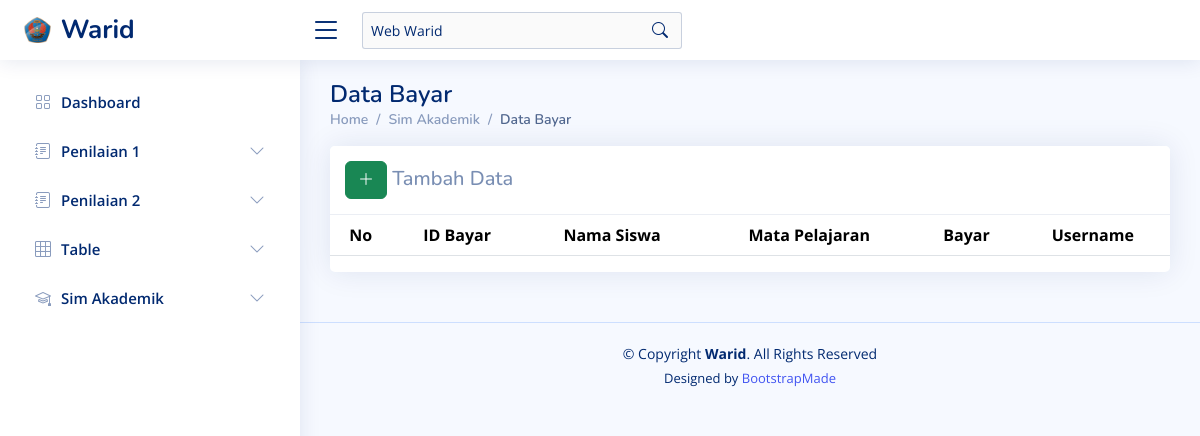
The app's page /?page=bayar, older data.
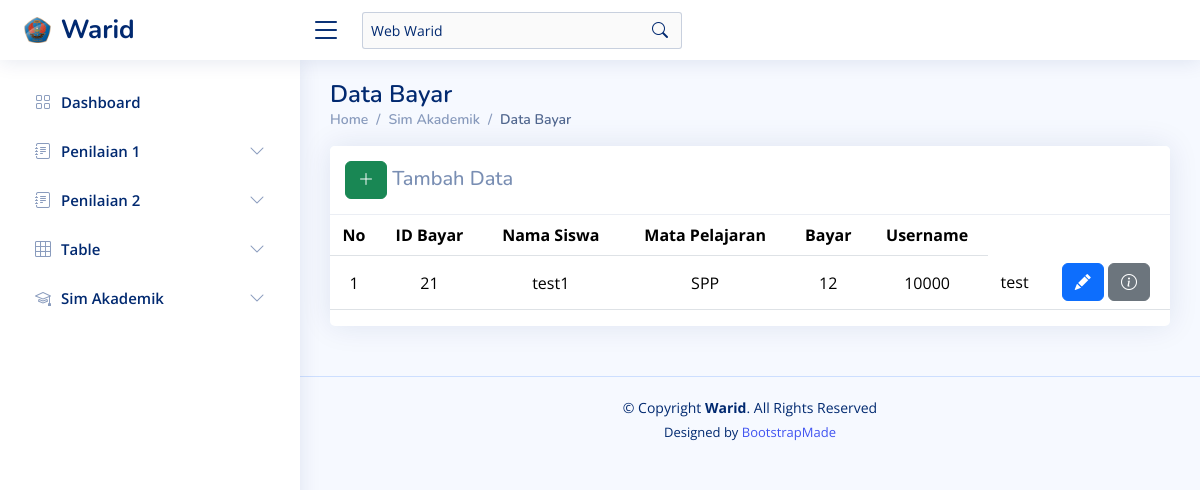
The same page, newer data.
### tables this page shows
CREATE TABLE `tb_bayar` (
  `id_bayar` int(4) NOT NULL,
  `nis` int(11) NOT NULL,
  `jenis` enum('SPP','Tabungan','Extra') NOT NULL,
  `bulan` int(20) NOT NULL,
  `jumlah` int(10) NOT NULL,
  `id_user` int(2) NOT NULL
);

CREATE TABLE `tb_siswa` (
  `nis` int(6) NOT NULL,
  `nama` varchar(100) NOT NULL,
  `id_kelas` int(4) NOT NULL,
  `jk` smallint(2) NOT NULL,
  `user` varchar(100) NOT NULL,
  `pass` varchar(200) NOT NULL,
  `foto` varchar(100) NOT NULL
);

CREATE TABLE `tb_user` (
  `id_user` int(2) NOT NULL,
  `user` varchar(502) NOT NULL,
  `pass` varchar(200) NOT NULL,
  `lvl` enum('admin','petugas','wakasek','walikelas') NOT NULL
);

### assets/components/sim_akademik_warid/bayar.php (the view, shortened to what this page needs)
<?php
$pageName = 'bayar';
?>
<main id="main" class="main">
    <div class="pagetitle">
        <h1>Data Bayar</h1>
        <nav>
            <ol class="breadcrumb">
                <li class="breadcrumb-item"><a href="?page=dashboard">Home</a></li>
                <li class="breadcrumb-item">Sim Akademik</li>
                <li class="breadcrumb-item active">Data Bayar</li>
            </ol>
        </nav>
    </div>
    <section class="section">
        <div class="row">
            <div class="col-lg-12">
                <div class="card">
                    <h5 class="card-header d-flex">
                        <span class="col-sm-6"><a href="?page=<?php echo $pageName ?>&alert=add_data" class="btn btn-success"><i class="bi bi-plus-lg"></i></a> Tambah Data</span>
                    </h5>
                    <div class="table-responsive text-nowrap">
                        <table class="table table-hover">
                            <thead>
                                <tr>
                                    <th>No</th>
                                    <th>ID Bayar</th>
                                    <th>Nama Siswa</th>
                                    <th>Mata Pelajaran</th>
                                    <th>Bayar</th>
                                    <th>Username</th>
                                </tr>
                            </thead>
                            <tbody>
                                <?php
                                $sqlBayar = "SELECT b.id_bayar, s.nama AS nama_siswa, b.jenis, b.bulan, b.jumlah, u.user AS nama_user FROM tb_bayar b LEFT JOIN tb_siswa s ON b.nis = s.nis LEFT JOIN tb_user u ON b.id_user = u.id_user";
                                $stmt = $pdo->query($sqlBayar);
                                $no = 1;
                                foreach ($stmt as $bayar) {
                                ?>
                                    <tr>
                                        <td><?php echo $no++; ?></td>
                                        <td><?php echo htmlspecialchars($bayar['id_bayar']); ?></td>
                                        <td><?php echo htmlspecialchars($bayar['nama_siswa']); ?></td>
                                        <td><?php echo htmlspecialchars($bayar['jenis']); ?></td>
                                        <td><?php echo htmlspecialchars($bayar['bulan']); ?></td>
                                        <td><?php echo htmlspecialchars($bayar['jumlah']); ?></td>
                                        <td><?php echo htmlspecialchars($bayar['nama_user']); ?></td>
                                        <td>
                                            <a href="?page=<?php echo $pageName ?>&alert=edit_data&id=<?php echo $bayar['id_bayar']; ?>" class="btn btn-primary"><i class="bi bi-pencil-fill" style="color: white;"></i></a>
                                            <a href="?page=<?php echo $pageName ?>&alert=info_data&id=<?php echo $bayar['id_bayar']; ?>" class="btn btn-secondary"><i class="bi bi-info-circle" style="color: white"></i></a>
                                        </td>
                                    </tr>
                                <?php
                                }
                                ?>
                            </tbody>
                        </table>
                    </div>
                </div>
            </div>
        </div>
    </section>
</main>

Row changes from the older to the newer data that the page shows:
added tb_bayar: id_bayar "21", nis.nama "test1", jenis "SPP", bulan "12", jumlah "10000", id_user.user "test"
